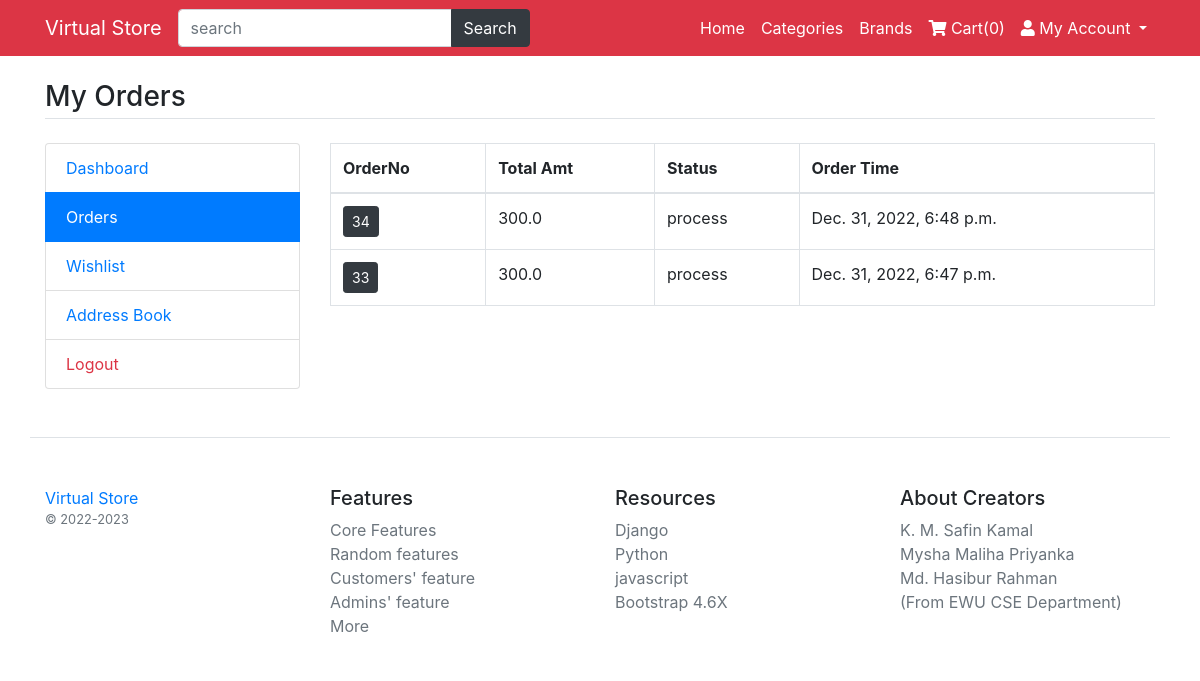
Screenshot of /my-orders (signed in) with the database file from the repository.
### main/models.py (models this page shows)
class CartOrder(models.Model):
    user=models.ForeignKey(User,on_delete=models.CASCADE)
    total_amt=models.FloatField()
    paid_status=models.BooleanField(default=False)
    order_dt=models.DateTimeField(auto_now_add=True)
    order_status=models.CharField(choices=status_choice,default='process',max_length=150)
    class Meta:
        verbose_name_plural='8. Orders'

### main/views.py (the view)
# urls.py: path('my-orders',views.my_orders, name='my_orders'),
def my_orders(request):
	orders=CartOrder.objects.filter(user=request.user).order_by('-id')
	return render(request, 'user/orders.html',{'orders':orders})

### main/template_context.py (called while the page is built)
def get_filters(request):
    cats=Product.objects.distinct().values('category__title','category__id')
    brands=Product.objects.distinct().values('brand__title','brand__id')
    colors=ProductAttribute.objects.distinct().values('color__title','color__id','color__color_code')
    sizes=ProductAttribute.objects.distinct().values('size__title','size__id')
    minMaxPrice=ProductAttribute.objects.aggregate(Min('price'),Max('price'))
    data={
		'cats':cats,
		'brands':brands,
		'colors':colors,
		'sizes':sizes,
        'minMaxPrice':minMaxPrice,
	}
    return data

### main/templates/user/orders.html
{% extends 'base.html' %}
{% load static %}
{% block content %}
<main class="container my-4">
	<h3 class="my-4 border-bottom pb-1">My Orders</h3>
	<div class="row">
		<div class="col-md-3">
			{% include 'user/user-sidebar.html' %}
		</div>
		<div class="col-md-9">
			<div class="table-responsive">
				<table class="table-bordered table">
					<thead>
						<tr>
							<th>OrderNo</th>
							<th>Total Amt</th>
							<th>Status</th>
							<th>Order Time</th>
						</tr>
					</thead>
					<tbody>
						{% for order in orders %}
						<tr>
							<td><a href="{% url 'my_order_items' order.id %}" class="btn btn-sm btn-dark">{{order.id}}</a></td>
							<td>{{order.total_amt}}</td>
							<td>{{order.order_status}}</td>
							<td>{{order.order_dt}}</td>
						</tr>
						{% endfor %}
					</tbody>
				</table>
			</div>
		</div>
	</div>
</main>
{% endblock %}

### rows the page displays
CartOrder: id "34", total_amt "300.0", order_status "process", order_dt "Dec. 31, 2022, 6:48 p.m."
CartOrder: id "33", total_amt "300.0", order_status "process", order_dt "Dec. 31, 2022, 6:47 p.m."

### other values shown
{{ request.session.cartdata|length }} "0"
